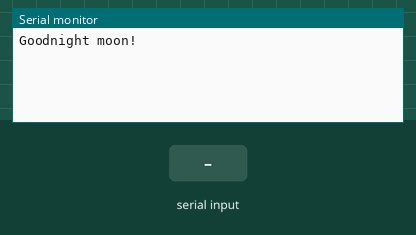
Bench run of a sketch on a simulated Arduino Uno, built with avr-gcc and run on an emulated ATmega328P. Shown: the last lines printed to the serial monitor. The inputs (shaded band) are chosen by the test bench.

Above: at 1.2 s.
1.3 s: "1" received over the second serial link
At 2.2 s:
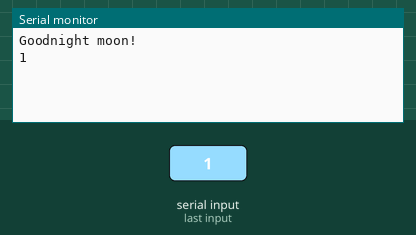
2.8 s: "0" received over the second serial link
At 3.3 s:
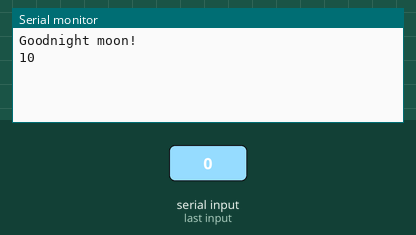

The sketch:

ceshi.ino
```cpp
#include <SoftwareSerial.h>
SoftwareSerial mySerial(2, 3);

void setup()
{
  Serial.begin(9600);
  Serial.println("Goodnight moon!");

  // set the data rate for the NewSoftSerial port
  mySerial.begin(9600);
  mySerial.println("Hello, world?");
}

void loop()                     // run over and over again
{

  if (mySerial.available()) {
      Serial.print((char)mySerial.read());
  }
  if (Serial.available()) {
      mySerial.print((char)Serial.read());
  }
}
```

Measured:
- after the input at 1.3 s, the serial monitor: prints a new line at once (image 1)
- after the input at 2.8 s, the serial monitor: prints a new line at once (image 2)
